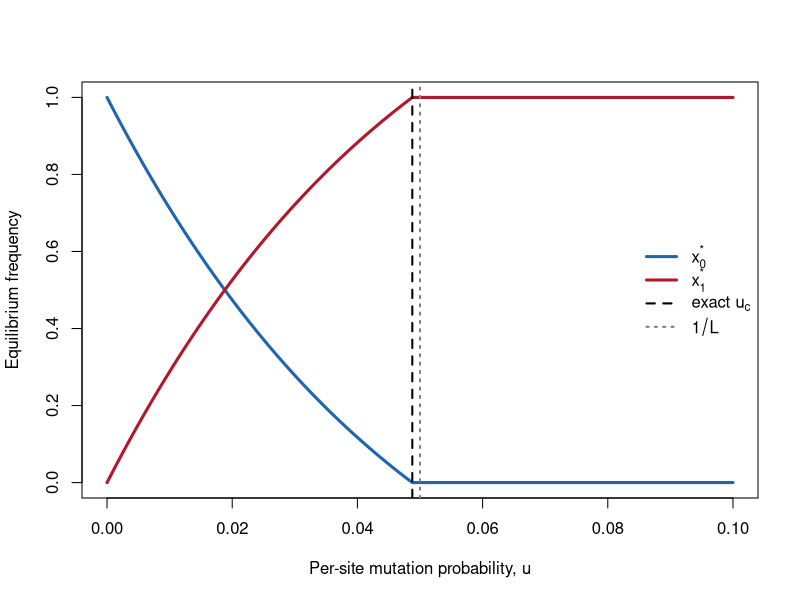
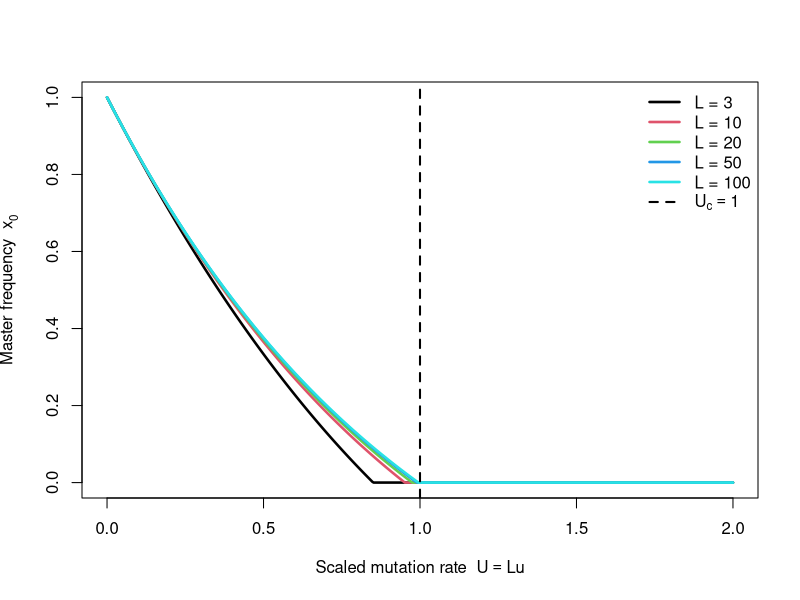

Source code (R) for these figures, in order:
# Deterministic two-class quasispecies model
#
# x0: exact master sequence
# x1: all mutant sequences pooled into one class
#

# One generation of mutation-selection dynamics 

quasispecies_step <- function(x, u, L, f0, f1 = 1) {
  stopifnot(length(x) == 2, u >= 0, u <= 1, L >= 1, f0 > 0, f1 > 0)

  # Probability that the master is copied without any mutation.
  q <- (1 - u)^L

  # Columns are parental classes; rows are offspring classes.
  # There is no back mutation from x1 to x0.
  Q <- matrix(
    c(q, 1 - q,
      0, 1),
    nrow = 2,
    ncol = 2
  )

  F <- diag(c(f0, f1))
#look at the compactness of matrix representation!
  offspring <- Q %*% F %*% x

  # Normalization converts abundances back into frequencies.
  as.vector(offspring / sum(offspring))
}


# Numerical equilibrium obtained by iteration ------------------------------

equilibrium_numeric <- function(
    u,
    L,
    f0,
    f1 = 1,
    x_initial = c(1, 0),
    tolerance = 1e-12,
    max_generations = 100000) {

  x <- x_initial / sum(x_initial)

  for (generation in seq_len(max_generations)) {
    x_new <- quasispecies_step(x, u, L, f0, f1)

    if (max(abs(x_new - x)) < tolerance) {
      return(c(x0 = x_new[1], x1 = x_new[2]))
    }

    x <- x_new
  }

  warning("Equilibrium was not reached within max_generations")
  c(x0 = x[1], x1 = x[2])
}


# Analytical equilibrium ---------------------------------------------------

equilibrium_analytic <- function(u, L, f0, f1 = 1) {
  q <- (1 - u)^L

  # Above the error threshold q*f0 <= f1, the master cannot be maintained.
  x0 <- ifelse(
    q * f0 > f1,
    (q * f0 - f1) / (f0 - f1),
    0
  )

  data.frame(
    u = u,
    q = q,
    genomic_mutation_probability = 1 - q,
    x0 = x0,
    x1 = 1 - x0,
    mean_fitness = ifelse(q * f0 > f1, q * f0, f1)
  )
}


# Parameters ---------------------------------------------------------------

L <- 20

# Choosing f0/f1 = exp(1) makes u_c approximately 1/L.
f1 <- 1
f0 <- exp(1)

# Exact and small-u approximate critical mutation probabilities.
u_critical_exact <- 1 - (f1 / f0)^(1 / L)
u_critical_approx <- log(f0 / f1) / L

cat("Sequence length L:", L, "\n")
cat("Master fitness f0:", f0, "\n")
cat("Mutant fitness f1:", f1, "\n")
cat("Exact critical u:", u_critical_exact, "\n")
cat("Approximate critical u:", u_critical_approx, "\n")
cat("1/L:", 1 / L, "\n")


# Scan of the per-site mutation probability --------------------------------

u_values <- seq(
  from = 0,
  to = 2 / L,
  length.out = 501
)

scan <- equilibrium_analytic(
  u = u_values,
  L = L,
  f0 = f0,
  f1 = f1
)


# Plot 1: equilibrium frequencies versus per-site mutation probability ------

matplot(
  scan$u,
  cbind(scan$x0, scan$x1),
  type = "l",
  lty = 1,
  lwd = 3,
  col = c("#2166AC", "#B2182B"),
  xlab = "Per-site mutation probability, u",
  ylab = "Equilibrium frequency",
  ylim = c(0, 1)
)

abline(
  v = u_critical_exact,
  col = "black",
  lty = 2,
  lwd = 2
)

abline(
  v = 1 / L,
  col = "grey50",
  lty = 3,
  lwd = 2
)

legend(
  "right",
  legend = c(
    expression(x[0]^"*"),
    expression(x[1]^"*"),
    expression("exact " * u[c]),
    expression(1 / L)
  ),
  col = c("#2166AC", "#B2182B", "black", "grey50"),
  lty = c(1, 1, 2, 3),
  lwd = c(3, 3, 2, 2),
  bty = "n"
)


# Plot 2: collapse for different sequence lengths --------------------------
#
# The natural horizontal variable is the genomic mutation rate U = L*u.
# For f0/f1 = exp(1), the threshold approaches U_c = 1.

L_values <- c(3,10, 20, 50, 100)
scaled_u <- seq(0, 2, length.out = 501)

x0_by_L <- sapply(
  L_values,
  function(current_L) {
    current_u <- scaled_u / current_L

    equilibrium_analytic(
      u = current_u,
      L = current_L,
      f0 = f0,
      f1 = f1
    )$x0
  }
)

matplot(
  scaled_u,
  x0_by_L,
  type = "l",
  lty = 1,
  lwd = 2.5,
  col = seq_along(L_values),
  xlab = expression("Scaled mutation rate  " * U == L * u),
  ylab = expression("Master frequency  " * x[0]^"*"),
  ylim = c(0, 1)
)

abline(v = 1, col = "black", lty = 2, lwd = 2)

legend(
  "topright",
  legend = c(paste("L =", L_values), expression(U[c] == 1)),
  col = c(seq_along(L_values), "black"),
  lty = c(rep(1, length(L_values)), 2),
  lwd = c(rep(2.5, length(L_values)), 2),
  bty = "n"
)


# Optional numerical check at three mutation probabilities -----------------

u_check <- c(
  0.5 * u_critical_exact,
  0.9 * u_critical_exact,
  1.1 * u_critical_exact
)

numeric_check <- t(vapply(
  u_check,
  equilibrium_numeric,
  FUN.VALUE = c(x0 = 0, x1 = 0),
  L = L,
  f0 = f0,
  f1 = f1
))

analytic_check <- equilibrium_analytic(
  u = u_check,
  L = L,
  f0 = f0,
  f1 = f1
)[, c("x0", "x1")]

comparison <- data.frame(
  u = u_check,
  numeric_x0 = numeric_check[, "x0"],
  analytic_x0 = analytic_check$x0,
  numeric_x1 = numeric_check[, "x1"],
  analytic_x1 = analytic_check$x1
)

print(comparison)
